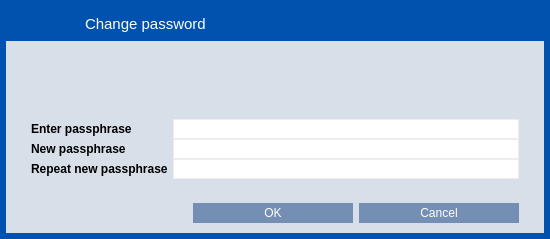
<?xml version="1.0" encoding="UTF-8"?>
<ui version="4.0">
 <class>AskPassphraseDialog</class>
 <widget class="QDialog" name="AskPassphraseDialog">
  <property name="geometry">
   <rect>
    <x>0</x>
    <y>0</y>
    <width>550</width>
    <height>239</height>
   </rect>
  </property>
  <property name="sizePolicy">
   <sizepolicy hsizetype="Preferred" vsizetype="Preferred">
    <horstretch>0</horstretch>
    <verstretch>0</verstretch>
   </sizepolicy>
  </property>
  <property name="minimumSize">
   <size>
    <width>550</width>
    <height>0</height>
   </size>
  </property>
  <property name="windowTitle">
   <string>Passphrase Dialog</string>
  </property>
  <property name="styleSheet">
   <string notr="true">QLabel {
	color: #000000;
}

#AskPassphraseDialog {
	background-color: rgb(0, 82, 174);
}

QLineEdit {
	border: 1px solid #ededed;
}
</string>
  </property>
  <layout class="QVBoxLayout" name="verticalLayout">
   <property name="spacing">
    <number>0</number>
   </property>
   <property name="leftMargin">
    <number>6</number>
   </property>
   <property name="topMargin">
    <number>6</number>
   </property>
   <property name="rightMargin">
    <number>6</number>
   </property>
   <property name="bottomMargin">
    <number>6</number>
   </property>
   <item>
    <widget class="QFrame" name="frame">
     <property name="styleSheet">
      <string notr="true">#frame {
	background-color: #D8DFE9;
    border-style:none;
}</string>
     </property>
     <property name="frameShape">
      <enum>QFrame::StyledPanel</enum>
     </property>
     <property name="frameShadow">
      <enum>QFrame::Raised</enum>
     </property>
     <layout class="QVBoxLayout" name="verticalLayout_2">
      <property name="spacing">
       <number>0</number>
      </property>
      <property name="leftMargin">
       <number>0</number>
      </property>
      <property name="topMargin">
       <number>0</number>
      </property>
      <property name="rightMargin">
       <number>0</number>
      </property>
      <property name="bottomMargin">
       <number>0</number>
      </property>
      <item>
       <widget class="QWidget" name="wCaption" native="true">
        <property name="minimumSize">
         <size>
          <width>0</width>
          <height>35</height>
         </size>
        </property>
        <property name="maximumSize">
         <size>
          <width>16777215</width>
          <height>35</height>
         </size>
        </property>
        <property name="styleSheet">
         <string notr="true">#wCaption {
	background-color:  rgb(0, 82, 174);
}</string>
        </property>
        <property name="is_header" stdset="0">
         <bool>true</bool>
        </property>
        <layout class="QHBoxLayout" name="horizontalLayout_19">
         <property name="leftMargin">
          <number>0</number>
         </property>
         <property name="topMargin">
          <number>0</number>
         </property>
         <property name="rightMargin">
          <number>0</number>
         </property>
         <property name="bottomMargin">
          <number>0</number>
         </property>
         <item>
          <spacer name="horizontalSpacer_26">
           <property name="orientation">
            <enum>Qt::Horizontal</enum>
           </property>
           <property name="sizeType">
            <enum>QSizePolicy::Fixed</enum>
           </property>
           <property name="sizeHint" stdset="0">
            <size>
             <width>7</width>
             <height>20</height>
            </size>
           </property>
          </spacer>
         </item>
         <item>
          <widget class="QLabel" name="lbTitleIcon">
           <property name="sizePolicy">
            <sizepolicy hsizetype="Preferred" vsizetype="Preferred">
             <horstretch>0</horstretch>
             <verstretch>0</verstretch>
            </sizepolicy>
           </property>
           <property name="minimumSize">
            <size>
             <width>30</width>
             <height>30</height>
            </size>
           </property>
           <property name="maximumSize">
            <size>
             <width>30</width>
             <height>30</height>
            </size>
           </property>
           <property name="text">
            <string/>
           </property>
           <property name="pixmap">
            <pixmap resource="../res.qrc">:/res/change_pass.png</pixmap>
           </property>
          </widget>
         </item>
         <item>
          <widget class="QLabel" name="lbTitleEncrypt">
           <property name="sizePolicy">
            <sizepolicy hsizetype="Preferred" vsizetype="Preferred">
             <horstretch>0</horstretch>
             <verstretch>0</verstretch>
            </sizepolicy>
           </property>
           <property name="minimumSize">
            <size>
             <width>30</width>
             <height>30</height>
            </size>
           </property>
           <property name="maximumSize">
            <size>
             <width>30</width>
             <height>30</height>
            </size>
           </property>
           <property name="text">
            <string/>
           </property>
           <property name="pixmap">
            <pixmap resource="../res.qrc">:/res/encrypt.png</pixmap>
           </property>
          </widget>
         </item>
         <item>
          <widget class="QLabel" name="lbTitle">
           <property name="sizePolicy">
            <sizepolicy hsizetype="Preferred" vsizetype="Preferred">
             <horstretch>0</horstretch>
             <verstretch>0</verstretch>
            </sizepolicy>
           </property>
           <property name="font">
            <font>
             <pointsize>11</pointsize>
             <stylestrategy>PreferAntialias</stylestrategy>
            </font>
           </property>
           <property name="styleSheet">
            <string notr="true">QLabel {
	color: #FFFFFF;
}</string>
           </property>
           <property name="text">
            <string>Change password</string>
           </property>
          </widget>
         </item>
         <item>
          <widget class="QPushButton" name="bClose">
           <property name="minimumSize">
            <size>
             <width>30</width>
             <height>30</height>
            </size>
           </property>
           <property name="maximumSize">
            <size>
             <width>30</width>
             <height>30</height>
            </size>
           </property>
           <property name="styleSheet">
            <string notr="true">QPushButton {	
	image: url(:/res/close_normal.png);
	border: 0px solid gray;
}
QPushButton:pressed:flat {
	image: url(:/res/close_normal.png);
}

QPushButton:hover {
	image: url(:/res/close_hover.png);
}</string>
           </property>
           <property name="text">
            <string notr="true"/>
           </property>
           <property name="flat">
            <bool>true</bool>
           </property>
          </widget>
         </item>
        </layout>
       </widget>
      </item>
      <item>
       <layout class="QHBoxLayout" name="horizontalLayout_3">
        <property name="spacing">
         <number>0</number>
        </property>
        <property name="leftMargin">
         <number>25</number>
        </property>
        <property name="topMargin">
         <number>30</number>
        </property>
        <property name="rightMargin">
         <number>25</number>
        </property>
        <property name="bottomMargin">
         <number>0</number>
        </property>
        <item>
         <widget class="QLabel" name="warningLabel">
          <property name="font">
           <font>
            <pointsize>10</pointsize>
            <weight>50</weight>
            <bold>false</bold>
           </font>
          </property>
          <property name="textFormat">
           <enum>Qt::RichText</enum>
          </property>
          <property name="wordWrap">
           <bool>true</bool>
          </property>
          <property name="margin">
           <number>0</number>
          </property>
         </widget>
        </item>
       </layout>
      </item>
      <item>
       <layout class="QFormLayout" name="formLayout">
        <property name="fieldGrowthPolicy">
         <enum>QFormLayout::AllNonFixedFieldsGrow</enum>
        </property>
        <property name="horizontalSpacing">
         <number>5</number>
        </property>
        <property name="verticalSpacing">
         <number>0</number>
        </property>
        <property name="leftMargin">
         <number>25</number>
        </property>
        <property name="topMargin">
         <number>20</number>
        </property>
        <property name="rightMargin">
         <number>25</number>
        </property>
        <property name="bottomMargin">
         <number>9</number>
        </property>
        <item row="0" column="0">
         <widget class="QLabel" name="passLabel1">
          <property name="font">
           <font>
            <pointsize>9</pointsize>
            <weight>75</weight>
            <bold>true</bold>
           </font>
          </property>
          <property name="text">
           <string>Enter passphrase</string>
          </property>
         </widget>
        </item>
        <item row="0" column="1">
         <widget class="QLineEdit" name="passEdit1">
          <property name="minimumSize">
           <size>
            <width>0</width>
            <height>20</height>
           </size>
          </property>
          <property name="echoMode">
           <enum>QLineEdit::Password</enum>
          </property>
         </widget>
        </item>
        <item row="1" column="0">
         <widget class="QLabel" name="passLabel2">
          <property name="enabled">
           <bool>true</bool>
          </property>
          <property name="font">
           <font>
            <pointsize>9</pointsize>
            <weight>75</weight>
            <bold>true</bold>
           </font>
          </property>
          <property name="text">
           <string>New passphrase</string>
          </property>
         </widget>
        </item>
        <item row="1" column="1">
         <widget class="QLineEdit" name="passEdit2">
          <property name="minimumSize">
           <size>
            <width>0</width>
            <height>20</height>
           </size>
          </property>
          <property name="echoMode">
           <enum>QLineEdit::Password</enum>
          </property>
         </widget>
        </item>
        <item row="2" column="1">
         <widget class="QLineEdit" name="passEdit3">
          <property name="minimumSize">
           <size>
            <width>0</width>
            <height>20</height>
           </size>
          </property>
          <property name="echoMode">
           <enum>QLineEdit::Password</enum>
          </property>
         </widget>
        </item>
        <item row="3" column="1">
         <widget class="QLabel" name="capsLabel">
          <property name="enabled">
           <bool>true</bool>
          </property>
          <property name="font">
           <font>
            <pointsize>10</pointsize>
            <weight>75</weight>
            <bold>true</bold>
           </font>
          </property>
          <property name="text">
           <string/>
          </property>
          <property name="alignment">
           <set>Qt::AlignCenter</set>
          </property>
         </widget>
        </item>
        <item row="2" column="0">
         <widget class="QLabel" name="passLabel3">
          <property name="enabled">
           <bool>true</bool>
          </property>
          <property name="maximumSize">
           <size>
            <width>300</width>
            <height>25</height>
           </size>
          </property>
          <property name="font">
           <font>
            <pointsize>9</pointsize>
            <weight>75</weight>
            <bold>true</bold>
           </font>
          </property>
          <property name="lineWidth">
           <number>1</number>
          </property>
          <property name="text">
           <string>Repeat new passphrase</string>
          </property>
          <property name="scaledContents">
           <bool>false</bool>
          </property>
          <property name="margin">
           <number>0</number>
          </property>
         </widget>
        </item>
       </layout>
      </item>
      <item>
       <layout class="QHBoxLayout" name="horizontalLayout_2">
        <property name="spacing">
         <number>0</number>
        </property>
        <property name="rightMargin">
         <number>25</number>
        </property>
        <item>
         <widget class="QDialogButtonBox" name="buttonBox">
          <property name="styleSheet">
           <string notr="true">QPushButton {
	background-color: #758EB3;
	color: #FFFFFF;
	border: 0px solid gray;
	max-height: 20px;
	min-height: 20px;
	max-width: 160px;
	min-width: 160px;
}

QPushButton:hover {
	background-color: #0099CC;
}

QPushButton:pressed:flat {
	background-color: #9D0B17;
}</string>
          </property>
          <property name="orientation">
           <enum>Qt::Horizontal</enum>
          </property>
          <property name="standardButtons">
           <set>QDialogButtonBox::Cancel|QDialogButtonBox::Ok</set>
          </property>
         </widget>
        </item>
       </layout>
      </item>
      <item>
       <spacer name="verticalSpacer">
        <property name="orientation">
         <enum>Qt::Vertical</enum>
        </property>
        <property name="sizeType">
         <enum>QSizePolicy::Fixed</enum>
        </property>
        <property name="sizeHint" stdset="0">
         <size>
          <width>20</width>
          <height>10</height>
         </size>
        </property>
       </spacer>
      </item>
     </layout>
    </widget>
   </item>
  </layout>
 </widget>
 <resources>
  <include location="../res.qrc"/>
 </resources>
 <connections>
  <connection>
   <sender>buttonBox</sender>
   <signal>accepted()</signal>
   <receiver>AskPassphraseDialog</receiver>
   <slot>accept()</slot>
   <hints>
    <hint type="sourcelabel">
     <x>248</x>
     <y>254</y>
    </hint>
    <hint type="destinationlabel">
     <x>157</x>
     <y>274</y>
    </hint>
   </hints>
  </connection>
  <connection>
   <sender>buttonBox</sender>
   <signal>rejected()</signal>
   <receiver>AskPassphraseDialog</receiver>
   <slot>reject()</slot>
   <hints>
    <hint type="sourcelabel">
     <x>316</x>
     <y>260</y>
    </hint>
    <hint type="destinationlabel">
     <x>286</x>
     <y>274</y>
    </hint>
   </hints>
  </connection>
  <connection>
   <sender>bClose</sender>
   <signal>clicked()</signal>
   <receiver>AskPassphraseDialog</receiver>
   <slot>reject()</slot>
   <hints>
    <hint type="sourcelabel">
     <x>558</x>
     <y>25</y>
    </hint>
    <hint type="destinationlabel">
     <x>291</x>
     <y>138</y>
    </hint>
   </hints>
  </connection>
 </connections>
</ui>
